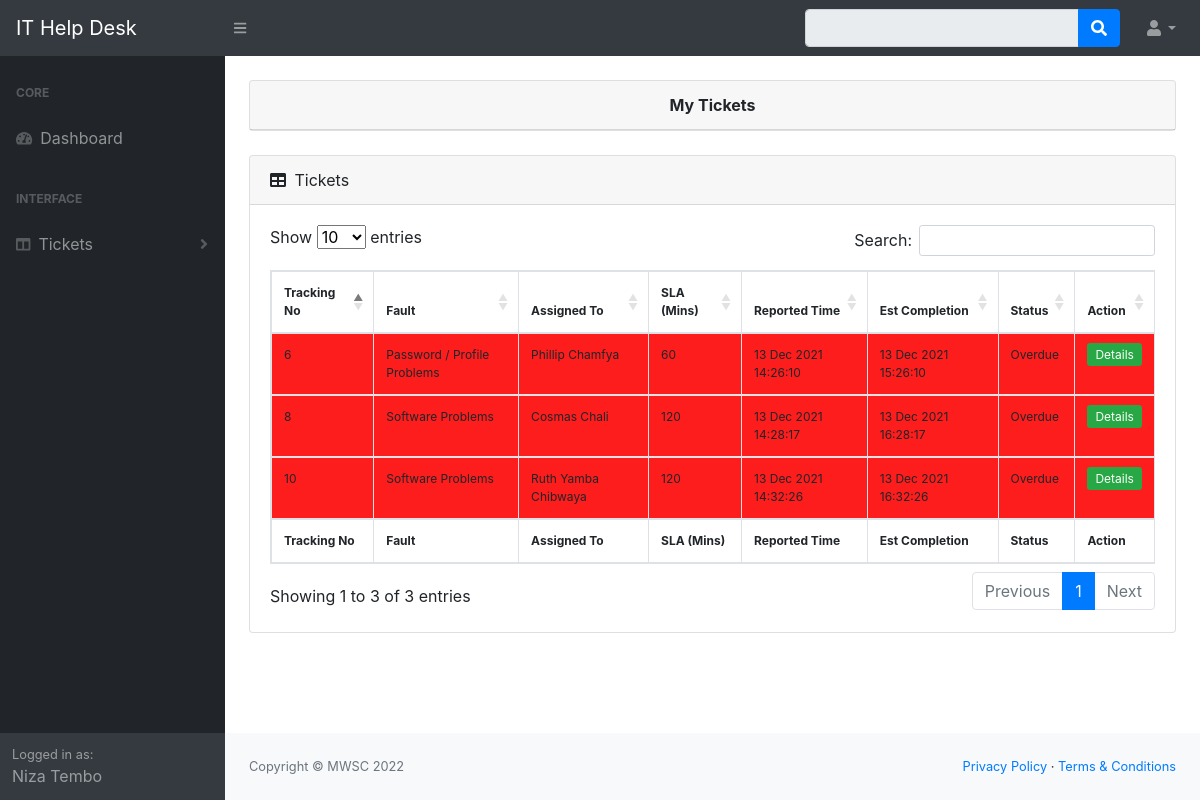
Screenshot of /user/dist/my_tickets.php (signed in) with the database file from the repository.
### tables this page shows
CREATE TABLE `tickets` (
  `ticket_id` int(11) NOT NULL,
  `ticket_type_id` int(11) NOT NULL,
  `user_id` int(11) NOT NULL,
  `fault_time` varchar(50) DEFAULT NULL,
  `ticket_desc` text NOT NULL,
  `ticket_status` tinytext DEFAULT NULL,
  `date_closed` varchar(254) DEFAULT NULL,
  `ticket_no` varchar(254) NOT NULL,
  `action` varchar(254) DEFAULT NULL
);

CREATE TABLE `ticket_type` (
  `ticket_type_id` int(11) NOT NULL,
  `staff_id` int(11) NOT NULL,
  `ticket_type` varchar(100) DEFAULT NULL,
  `problem_desc` varchar(100) DEFAULT NULL,
  `ticket_sla` varchar(254) NOT NULL
);

CREATE TABLE `it_staff` (
  `staff_id` int(11) NOT NULL,
  `man_no` varchar(30) NOT NULL,
  `full_name` text NOT NULL,
  `email_address` varchar(100) NOT NULL,
  `department` text DEFAULT NULL,
  `job_title` text DEFAULT NULL,
  `role` text NOT NULL,
  `usr_password` varchar(254) NOT NULL
);

### user/dist/includes/user_model.php (called while the page is built, shortened)
<?php
class user_model
{
    public function myTickets($id)
    {
        $db = new DBconnection();
        $dbConn = $db->getConnection();
        $sql = "SELECT it_staff.full_name as name, tickets.ticket_id, tickets.ticket_status, ticket_type.ticket_type,
        tickets.fault_time, tickets.date_closed, tickets.ticket_no, ticket_type.ticket_sla
        FROM tickets
        INNER JOIN ticket_type ON ticket_type.ticket_type_id = tickets.ticket_type_id
        INNER JOIN it_staff ON it_staff.staff_id = ticket_type.staff_id
        WHERE tickets.user_id='$id' AND NOT tickets.ticket_status='Closed'  ORDER BY tickets.ticket_id DESC";
        return $dbConn->query($sql);
    }
    public function checkDate($date_reported, $date_today)
    {
        $difference = date_diff($date_reported, $date_today);
        $minutes = $difference->days * 24 * 60;
        $minutes += $difference->h * 60;
        $minutes += $difference->i;
        return $minutes;
    }
}

### user/dist/my_tickets.php (the view, shortened to what this page needs)
<?php
include "includes/header.php";
include "includes/navbar.php";
include "includes/user_model.php";
$user_model = new user_model();
$id = $_SESSION['user_id'];
$tickets = $user_model->myTickets($id);
?>
<div id="layoutSidenav_content">
             <main>
                <div class="container-fluid">
                    <br>
                    <div class="card mb-4">
                        <div class="card-header" style="text-align: center;">
                            <b>My Tickets</b>
                    </div>
                  </div>
                    <div class="card mb-4">
                         <div class="card-header">
                                <i class="fas fa-table mr-1"></i>
                                Tickets
                            </div>
                            <div class="card-body">
                                <div class="table-responsive">
                                    <table class="table table-bordered" id="dataTable" width="100%" cellspacing="0">
                                        <thead>
                                        <?php $style = 'style="font-size: 12px";';?>
                                            <tr <?php echo $style;?>>
                                                <th>Tracking No</th>
                                                <th>Fault</th>
                                                <th>Assigned To</th>
                                                <th>SLA (Mins)</th>
                                                <th>Reported Time</th>
                                                <th>Est Completion</th>
                                                <th>Status</th>
                                                <th>Action</th>
                                            </tr>
                                        </thead>
                                        <tfoot>
                                            <tr <?php echo $style;?>>
                                                <th>Tracking No</th>
                                                <th>Fault</th>
                                                <th>Assigned To</th>
                                                <th>SLA (Mins)</th>
                                                <th>Reported Time</th>
                                                <th>Est Completion</th>
                                                <th>Status</th>
                                                <th>Action</th>
                                            </tr>
                                        </tfoot>
                                        <tbody>
                                        <?php while ($row = $tickets->fetch(PDO::FETCH_ASSOC)) {
                                            $fault_time = new DateTime($row['fault_time']);
                                            $now = date('D, d M Y H:i:s');
                                            $today = new DateTime($now);
                                            $sla = $row['ticket_sla'];
                                            $minutes = $user_model->checkDate($fault_time, $today);
                                            if($minutes > $sla)
                                            {
                                                $style1 = 'style="background-color:#FD1D1D; font-size: 12px" ';
                                            }
                                            else
                                            {
                                                $style1 = 'style="font-size: 12px";';
                                            }
                                            $est = $fault_time;
                                            $est->add(new DateInterval('PT' .$sla. 'M'));
                                            $stamp = $est->format('d M Y H:i:s');
                                        ?>
                                           <tr <?php echo $style1;?>>
                                                <td name="ticket_id" id="ticket_id"><?=$row['ticket_id']?></td>
                                                <td><?=$row['ticket_type']?></td>
                                                <td><?=$row['name']?></td>
                                                <td><?=$sla?></td>
                                                <td><?=$row['fault_time']?></td>
                                                <td><?=$stamp?></td>
                                                <td><?=$row['ticket_status']?></td>
                                                <td align="center">
                                                    <a title="View Ticket" href="view_ticket.php?id=<?=$row['ticket_id']?>"  <?php echo $style;?> class=" btn-sm btn-success">Details</a>
                                                </td>
                                            </tr>
                                            <?php } ?>
                                        </tbody>
                                    </table>
                                </div>
                            </div>
                    </div>
                </div>
            </main>
<?php
    include 'includes/footer.php';
?>

### rows the page displays
tickets: ticket_id "10", ticket_type.ticket_type "Software Problems", it_staff.full_name "Ruth Yamba Chibwaya", ticket_type.ticket_sla "120", fault_time "13 Dec 2021 14:32:26", fault_time "13 Dec 2021 16:32:26", ticket_status "Overdue"
tickets: ticket_id "8", ticket_type.ticket_type "Software Problems", it_staff.full_name "Cosmas Chali", ticket_type.ticket_sla "120", fault_time "13 Dec 2021 14:28:17", fault_time "13 Dec 2021 16:28:17", ticket_status "Overdue"
tickets: ticket_id "6", ticket_type.ticket_type "Password / Profile Problems", it_staff.full_name "Phillip Chamfya", ticket_type.ticket_sla "60", fault_time "13 Dec 2021 14:26:10", fault_time "13 Dec 2021 15:26:10", ticket_status "Overdue"

### other values shown
$_SESSION['name'] "Niza Tembo"
